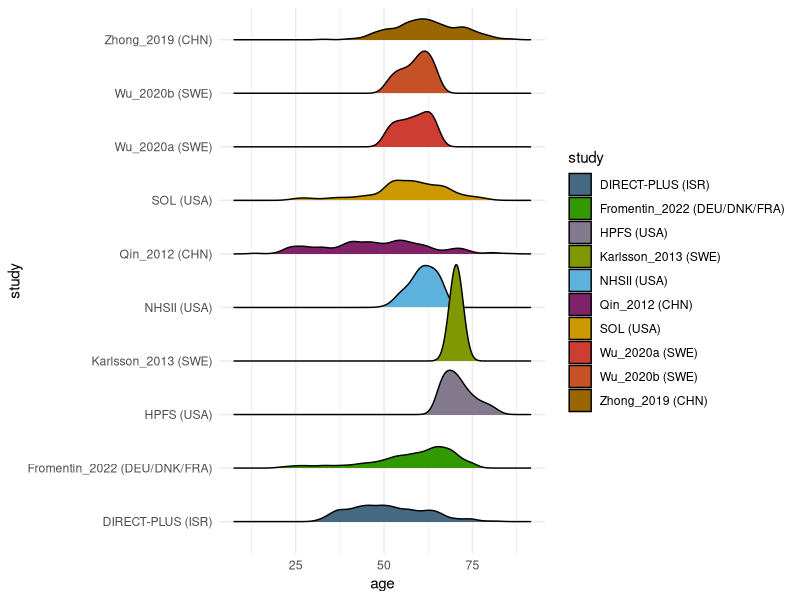
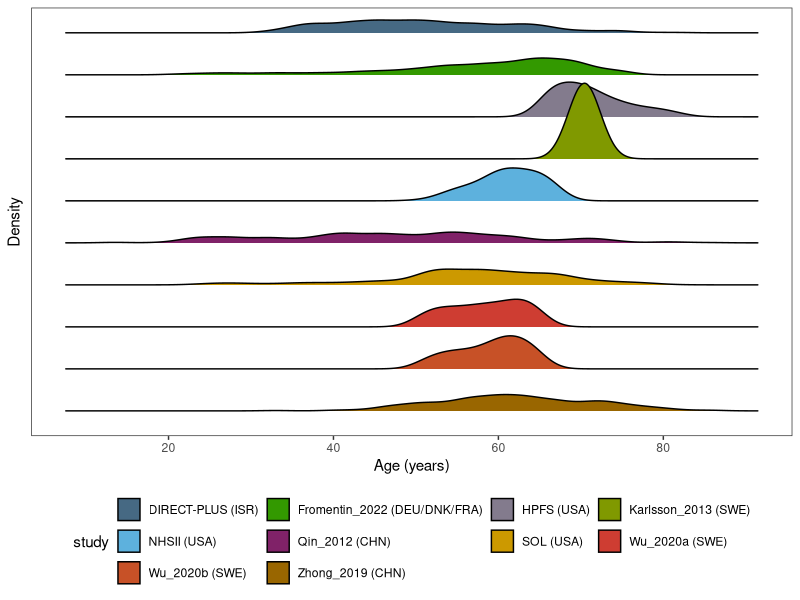
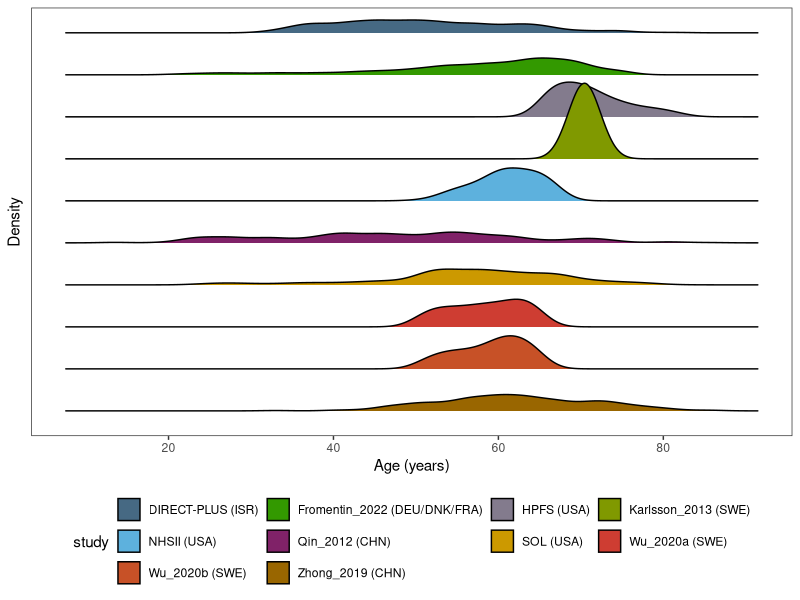

Generate these figures, in order, with R:
## ---- chunk 1
knitr::opts_chunk$set(
	echo=T, comment=NA, message=F, warning=F,
	fig.align="center", fig.width=5, fig.height=3, dpi=300)
## ---- chunk 2
#install.packages("ggridges")
# 读取CSV文件(read csv file)
data <- read.csv("data01.csv", header = TRUE, sep = ",")

# 创建颜色映射(creat color)
studycol <- c("#466983", "#339900", "#837B8D", 
              "#809900", "#5DB1DD", "#802268",
              "#CC9900", "#CE3D32","#C75127", "#996600")
study_names <- c("DIRECT-PLUS (ISR)", "Fromentin_2022 (DEU/DNK/FRA)", "HPFS (USA)", 
                 "Karlsson_2013 (SWE)", "NHSII (USA)", "Qin_2012 (CHN)",
                 "SOL (USA)", "Wu_2020a (SWE)", "Wu_2020b (SWE)", "Zhong_2019 (CHN)")
names(studycol) <- study_names

# 将Study列转换为因子，并指定顺序
# Convert the Study column to a factor and specify the order
data$study <- factor(data$study, levels = study_names)

# 按照指定顺序排列数据
# Sort the data in the specified order
#data <- data[order(data$study, decreasing = FALSE), ]

# 加载所需的包(load packages)
library(ggplot2)
library(ggridges)

# 创建图形，按照指定顺序绘制
# Create graphics and draw them in the specified order
ggplot(data, aes(x = age, y = study, fill = study)) +
  geom_density_ridges(order = order(data$study, decreasing = FALSE)) +
  scale_fill_manual(values = studycol) +
  theme_minimal()

# 读取CSV文件(read csv file)
data <- read.csv("data01.csv", header = TRUE, sep = ",")

# 创建颜色映射(creat color)
studycol <- c("#466983", "#339900", "#837B8D", 
              "#809900", "#5DB1DD", "#802268",
              "#CC9900", "#CE3D32","#C75127", "#996600")
study_names <- c("DIRECT-PLUS (ISR)", "Fromentin_2022 (DEU/DNK/FRA)", "HPFS (USA)", 
                 "Karlsson_2013 (SWE)", "NHSII (USA)", "Qin_2012 (CHN)",
                 "SOL (USA)", "Wu_2020a (SWE)", "Wu_2020b (SWE)", "Zhong_2019 (CHN)")
names(studycol) <- study_names

# 将Study列转换为因子，并指定顺序
# Create graphics and draw them in the specified order
data$study <- factor(data$study, levels = rev(study_names))  # 将顺序反转(Reverse the order)

# 创建图形，按照指定顺序绘制
# Create graphics and draw them in the specified order
p1 <- ggplot(data, aes(x = age, y = study, fill = study)) +
  geom_density_ridges() +
  scale_fill_manual(values = studycol, guide = guide_legend(reverse = TRUE)) +
  theme_bw()+
  scale_x_continuous(breaks = seq(0,100, by=20))+
  labs(x="Age (years)", y="Density")+
  theme(legend.position = "bottom",
        panel.grid = element_blank(),
        axis.text.y = element_blank(),
        axis.ticks.y = element_blank(),
        element_text(family = "sans"))+
  guides(fill = guide_legend(nrow = 3, byrow = TRUE, reverse = TRUE))  # 将图例分成三行显示

p1

ggsave(paste("density01",".pdf", sep=""), p1, width=55 * 1.5, height=70 * 1.5, unit='mm')

